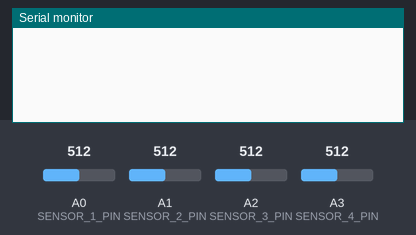
A sketch run on a simulated Arduino Nano 33 IoT. Shown: the last lines printed to the serial monitor. The test bench sets the inputs (shaded band); at power-on: A0 (SENSOR_1_PIN) = 512, A1 (SENSOR_2_PIN) = 512, A2 (SENSOR_3_PIN) = 512, A3 (SENSOR_4_PIN) = 512.

Above: at 1.2 s.
1.3 s: A0 (SENSOR_1_PIN) set to 716
At 2.3 s:
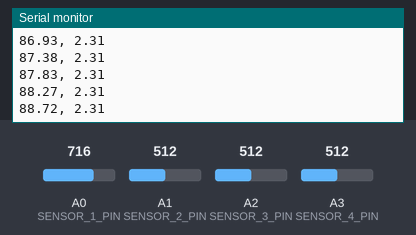
2.8 s: A0 (SENSOR_1_PIN) set to 490
At 3.4 s:
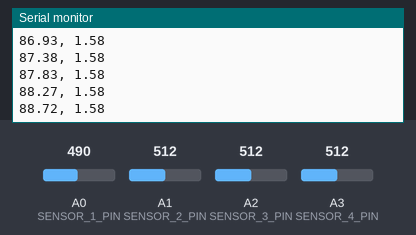
Timing chart, 0 to 5.8 s (numbered marks = the images above; inputs shaded):
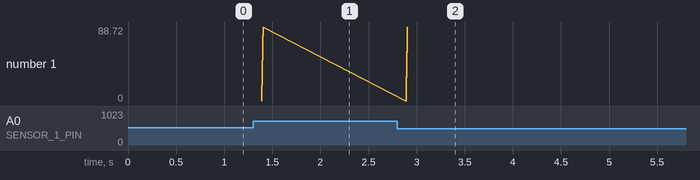

Measured:
- after the input at 1.3 s, the serial monitor: prints a new line after 0.09 s (image 1)

The sketch:

test_hammer_v1.ino
```cpp
#include <Arduino.h>

// consts
const int SENSOR_1_PIN = A0;
const int SENSOR_2_PIN = A1;
const int SENSOR_3_PIN = A2;
const int SENSOR_4_PIN = A3;
const int SEND_TRIGGER_PIN = 2;
const int DATA_LENGTH = 200;
const int MAX_DEV = 100;

// variables
unsigned int data_1[DATA_LENGTH];
unsigned int data_2[DATA_LENGTH];
unsigned int data_3[DATA_LENGTH];
unsigned int data_4[DATA_LENGTH];

// use average to find resting value of sensors.
unsigned long sum1 = 0;
unsigned long sum2 = 0;
unsigned long sum3 = 0;
unsigned long sum4 = 0;
unsigned int numSamples = 0;

unsigned long mytime = 0;

void setup() {
  // put your setup code here, to run once:
  Serial.begin(115200);
  pinMode(SEND_TRIGGER_PIN, OUTPUT);
  digitalWrite(SEND_TRIGGER_PIN, LOW);

}

void print_avgs() {
  Serial.println("== AVERAGE VALS: ===");
  Serial.print(sum1/float(numSamples));
  Serial.print(", ");
  Serial.print(sum2/float(numSamples));
  Serial.print(", ");
  Serial.print(sum3/float(numSamples));
  Serial.print(", ");
  Serial.println(sum4/float(numSamples));
}

void transmit() {
  for (int i = 0; i < DATA_LENGTH; i++) {
    Serial.print(i * 1.0 * mytime/DATA_LENGTH * 1/1000.0);
    Serial.print(", ");
    Serial.println(data_1[i] * 3.3/1024);
    /*
    Serial.print(", ");
    Serial.print(data_2[i]  * 3.3/1024);
    Serial.print(", ");
    Serial.print(data_3[i]  * 3.3/1024);
    Serial.print(", ");
    Serial.println(data_4[i]  * 3.3/1024);
    //*/
  }
}

void loop() {
  //*
  // put your main code here, to run repeatedly:
  data_1[0] = analogRead(SENSOR_1_PIN);  // read the input pin
  data_2[0] = 0; // analogRead(SENSOR_2_PIN);  // read the input pin
  data_3[0] = 0; // analogRead(SENSOR_3_PIN);  // read the input pin
  data_4[0] = 0; // analogRead(SENSOR_4_PIN);  // read the input pin
  mytime = micros();

  if (numSamples > 5 &&
      abs(data_1[0] - sum1/float(numSamples)) > MAX_DEV ||
      abs(data_2[0] - sum2/float(numSamples)) > MAX_DEV ||
      abs(data_3[0] - sum3/float(numSamples)) > MAX_DEV ||
      abs(data_4[0] - sum4/float(numSamples)) > MAX_DEV) {

    digitalWrite(SEND_TRIGGER_PIN, HIGH);

    // It's time for us to collect data
    for (int i = 1; i < DATA_LENGTH; i++) {
      data_1[i] = analogRead(SENSOR_1_PIN);  // read the input pin
      data_2[i] = analogRead(SENSOR_2_PIN);  // read the input pin
      data_3[i] = analogRead(SENSOR_3_PIN);  // read the input pin
      data_4[i] = analogRead(SENSOR_4_PIN);  // read the input pin
    }
    mytime = micros() - mytime;
    // We were collecting data, but now we're done
    digitalWrite(SEND_TRIGGER_PIN, LOW);
    print_avgs();
    transmit();
    // reset
    memset(data_1, 0, DATA_LENGTH);
    memset(data_2, 0, DATA_LENGTH);
    memset(data_3, 0, DATA_LENGTH);
    memset(data_4, 0, DATA_LENGTH);
    sum1 = 0; sum2 = 0; sum3 = 0; sum4 = 0; numSamples = 0;
    mytime = 0;
  } else {
    // We are calibrating!
    sum1 += data_1[0];
    sum2 += data_2[0];
    sum3 += data_3[0];
    sum4 += data_4[0];
    numSamples += 1;
  }
  //*/

}
```

main.cpp
```cpp
#include <Arduino.h>

// consts
const int SENSOR_1_PIN = A1;
const int SENSOR_2_PIN = A2;
const int SENSOR_3_PIN = A3;
const int SENSOR_4_PIN = A4;
const int THRESH_1 = 0;
const int THRESH_2 = 500;
const int THRESH_3 = 500;
const int THRESH_4 = 1024;
const int DATA_LENGTH = 400;

// variables
int data_1[DATA_LENGTH];
int data_2[DATA_LENGTH];
int data_3[DATA_LENGTH];
int data_4[DATA_LENGTH];

int idx = 0;
unsigned long time = 0;

void setup() {
  // put your setup code here, to run once:
  Serial.begin(115200);
}

void transmit() {
  for (int i = 0; i < DATA_LENGTH; i++) {
    Serial.print(i * 1.0 * time/DATA_LENGTH);
    Serial.print(", ");
    Serial.print(data_1[i]);
    Serial.print(", ");
    Serial.print(data_2[i]);
    Serial.print(", ");
    Serial.print(data_3[i]);
    Serial.print(", ");
    Serial.println(data_4[i]);
  }
}

void loop() {
  time = micros();
  for (int i = 0; i < DATA_LENGTH; i++) {
    data_1[i] = analogRead(SENSOR_1_PIN);
    data_1[i] = analogRead(SENSOR_2_PIN);
    data_1[i] = analogRead(SENSOR_3_PIN);
    data_1[i] = analogRead(SENSOR_4_PIN);
  }
  time = micros() - time;
  // Serial.print(DATA_LENGTH/(time/1000.0));
  // Serial.println(" readings per millisecond.");
  /*
  // put your main code here, to run repeatedly:
  data_1[idx] = analogRead(SENSOR_1_PIN);  // read the input pin
  data_2[idx] = analogRead(SENSOR_2_PIN);  // read the input pin
  data_3[idx] = analogRead(SENSOR_3_PIN);  // read the input pin
  data_4[idx] = analogRead(SENSOR_4_PIN);  // read the input pin
  time = micros();

  if ((data_1[idx] > THRESH_1 || data_2[idx] > THRESH_2 || data_3[idx] > THRESH_3 || data_4[idx] > THRESH_4) && idx < DATA_LENGTH) {
    // It's time for us to collect data
    for (int i = 1; i < DATA_LENGTH; i++) {
      data_1[idx] = analogRead(SENSOR_1_PIN);  // read the input pin
      data_2[idx] = analogRead(SENSOR_2_PIN);  // read the input pin
      data_3[idx] = analogRead(SENSOR_3_PIN);  // read the input pin
      data_4[idx] = analogRead(SENSOR_4_PIN);  // read the input pin
    }
    time = micros() - time;
    // We were collecting data, but now we're done
    transmit();
    // reset
    memset(data_1, 0, DATA_LENGTH);
    memset(data_2, 0, DATA_LENGTH);
    memset(data_3, 0, DATA_LENGTH);
    memset(data_4, 0, DATA_LENGTH);
    idx = 0;
    time = 0;
  } */
}
```
